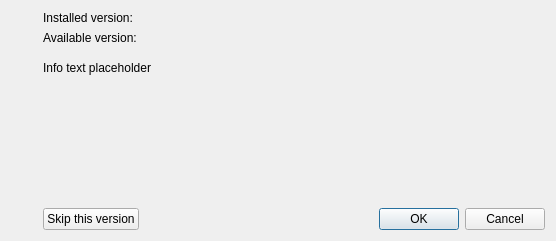
<?xml version="1.0" encoding="UTF-8"?>
<ui version="4.0">
 <class>AppImageUpdateAvailableWidgetUi</class>
 <widget class="QDialog" name="AppImageUpdateAvailableWidgetUi">
  <property name="geometry">
   <rect>
    <x>0</x>
    <y>0</y>
    <width>556</width>
    <height>241</height>
   </rect>
  </property>
  <property name="sizePolicy">
   <sizepolicy hsizetype="Minimum" vsizetype="MinimumExpanding">
    <horstretch>0</horstretch>
    <verstretch>0</verstretch>
   </sizepolicy>
  </property>
  <layout class="QHBoxLayout" name="horizontalLayout">
   <item>
    <layout class="QVBoxLayout" name="verticalLayout_2">
     <property name="sizeConstraint">
      <enum>QLayout::SizeConstraint::SetMinimumSize</enum>
     </property>
     <item>
      <widget class="QLabel" name="appIconLabel"/>
     </item>
     <item>
      <spacer name="verticalSpacer_2">
       <property name="orientation">
        <enum>Qt::Orientation::Vertical</enum>
       </property>
       <property name="sizeHint" stdset="0">
        <size>
         <width>20</width>
         <height>40</height>
        </size>
       </property>
      </spacer>
     </item>
    </layout>
   </item>
   <item>
    <layout class="QVBoxLayout" name="verticalLayout">
     <property name="leftMargin">
      <number>6</number>
     </property>
     <item>
      <widget class="QLabel" name="installedVersionLabel">
       <property name="sizePolicy">
        <sizepolicy hsizetype="MinimumExpanding" vsizetype="Fixed">
         <horstretch>0</horstretch>
         <verstretch>0</verstretch>
        </sizepolicy>
       </property>
       <property name="text">
        <string notr="true">Installed version:</string>
       </property>
      </widget>
     </item>
     <item>
      <widget class="QLabel" name="availableVersionLabel">
       <property name="sizePolicy">
        <sizepolicy hsizetype="MinimumExpanding" vsizetype="Fixed">
         <horstretch>0</horstretch>
         <verstretch>0</verstretch>
        </sizepolicy>
       </property>
       <property name="text">
        <string notr="true">Available version:</string>
       </property>
      </widget>
     </item>
     <item>
      <spacer name="verticalSpacer">
       <property name="orientation">
        <enum>Qt::Orientation::Vertical</enum>
       </property>
       <property name="sizeType">
        <enum>QSizePolicy::Policy::Minimum</enum>
       </property>
       <property name="sizeHint" stdset="0">
        <size>
         <width>20</width>
         <height>10</height>
        </size>
       </property>
      </spacer>
     </item>
     <item>
      <widget class="QLabel" name="infoLabel">
       <property name="sizePolicy">
        <sizepolicy hsizetype="MinimumExpanding" vsizetype="MinimumExpanding">
         <horstretch>0</horstretch>
         <verstretch>0</verstretch>
        </sizepolicy>
       </property>
       <property name="minimumSize">
        <size>
         <width>350</width>
         <height>10</height>
        </size>
       </property>
       <property name="text">
        <string notr="true">Info text placeholder</string>
       </property>
       <property name="alignment">
        <set>Qt::AlignmentFlag::AlignLeading|Qt::AlignmentFlag::AlignLeft|Qt::AlignmentFlag::AlignTop</set>
       </property>
       <property name="wordWrap">
        <bool>true</bool>
       </property>
      </widget>
     </item>
     <item>
      <layout class="QHBoxLayout" name="horizontalLayout_2">
       <property name="topMargin">
        <number>10</number>
       </property>
       <item>
        <widget class="QPushButton" name="skipButton">
         <property name="text">
          <string>Skip this version</string>
         </property>
        </widget>
       </item>
       <item>
        <widget class="QDialogButtonBox" name="buttonBox">
         <property name="orientation">
          <enum>Qt::Orientation::Horizontal</enum>
         </property>
         <property name="standardButtons">
          <set>QDialogButtonBox::StandardButton::Cancel|QDialogButtonBox::StandardButton::Ok</set>
         </property>
        </widget>
       </item>
      </layout>
     </item>
    </layout>
   </item>
  </layout>
 </widget>
 <resources/>
 <connections>
  <connection>
   <sender>buttonBox</sender>
   <signal>rejected()</signal>
   <receiver>AppImageUpdateAvailableWidgetUi</receiver>
   <slot>reject()</slot>
   <hints>
    <hint type="sourcelabel">
     <x>367</x>
     <y>211</y>
    </hint>
    <hint type="destinationlabel">
     <x>277</x>
     <y>120</y>
    </hint>
   </hints>
  </connection>
  <connection>
   <sender>buttonBox</sender>
   <signal>accepted()</signal>
   <receiver>AppImageUpdateAvailableWidgetUi</receiver>
   <slot>accept()</slot>
   <hints>
    <hint type="sourcelabel">
     <x>367</x>
     <y>211</y>
    </hint>
    <hint type="destinationlabel">
     <x>277</x>
     <y>120</y>
    </hint>
   </hints>
  </connection>
 </connections>
 <slots>
  <slot>accept()</slot>
  <slot>reject()</slot>
 </slots>
</ui>
